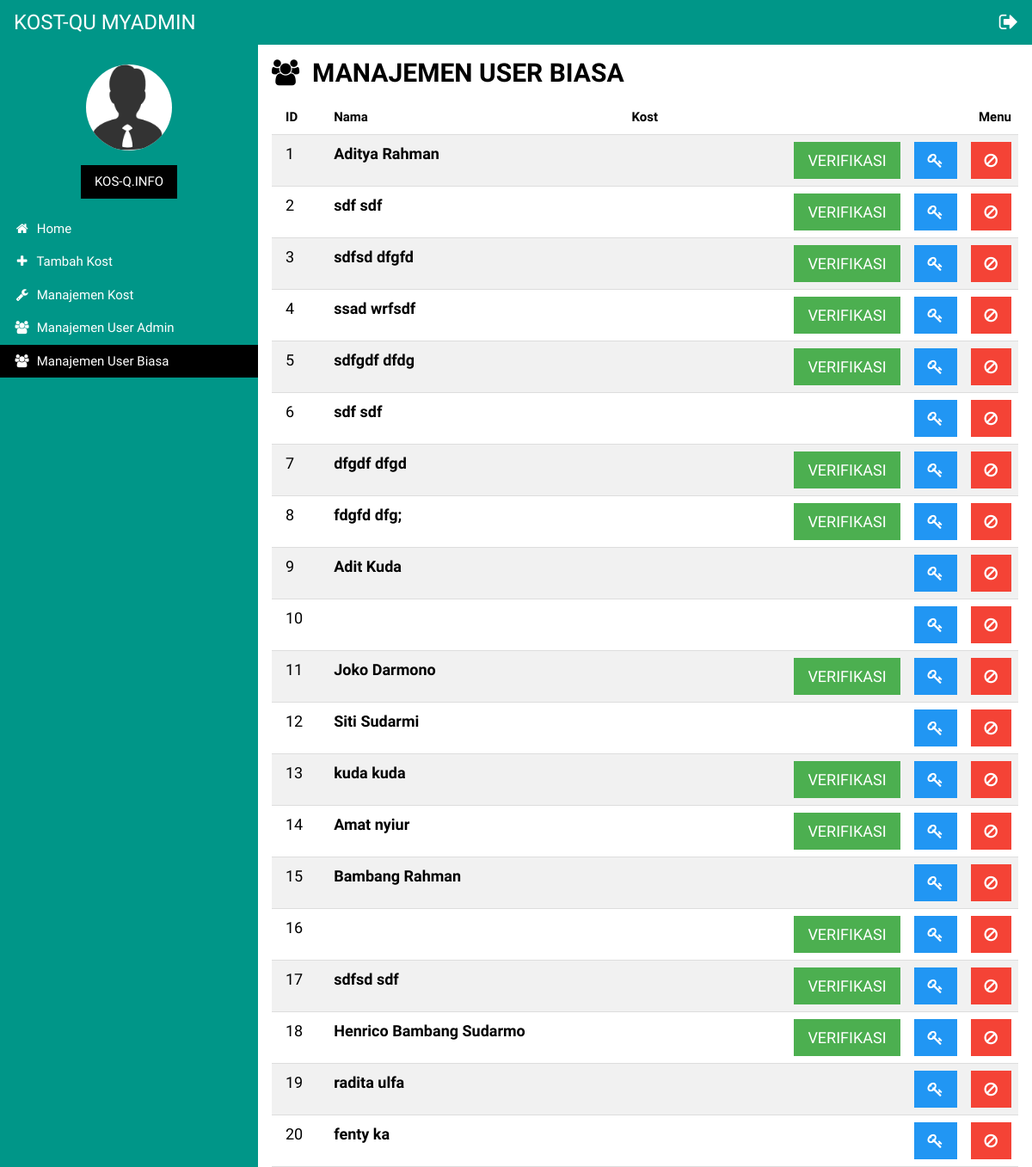
Page /admin/index.php?page=userBiasa (signed in) on the earlier database version.
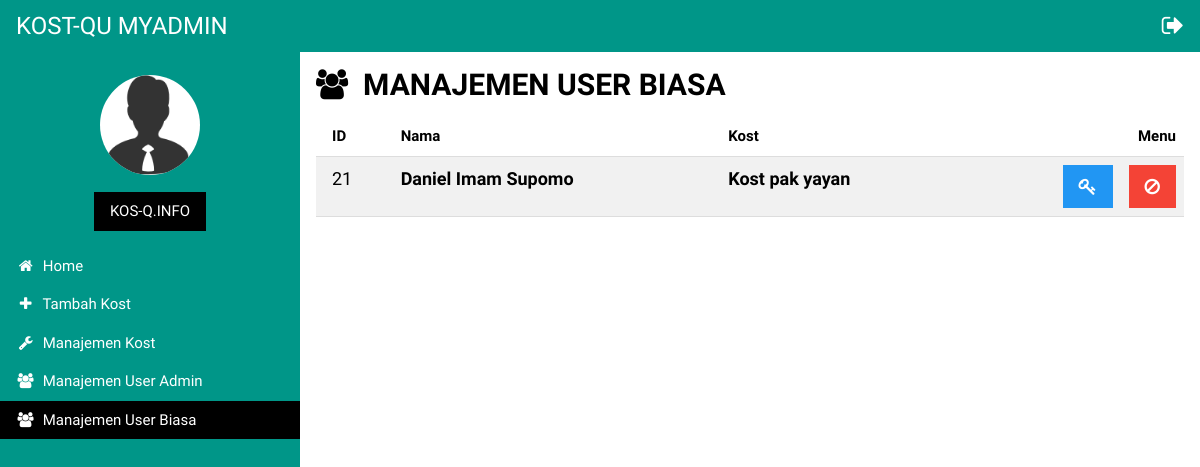
Same page on the later database version.
### tables this page shows
CREATE TABLE `userBiasa` (
  `id` bigint(20) NOT NULL,
  `depan` varchar(50) NOT NULL,
  `belakang` varchar(50) NOT NULL,
  `userBiasa` varchar(10) NOT NULL,
  `email` varchar(255) NOT NULL,
  `namaKost` varchar(255) NOT NULL,
  `pass` varchar(255) NOT NULL,
  `status` int(1) NOT NULL DEFAULT '0'
);

### admin/userBiasa.php (the view, shortened to what this page needs)
<header class="w3-container">
    <b><h2><i class="fa fa-users"></i><b>&nbsp;&nbsp;MANAJEMEN USER BIASA</b></h2></b>
</header>
<div class="w3-container">
	<ul class="w3-ul">
		<table class="w3-table w3-striped w3-bordered w3-hoverable">
		    <tr>
		    	<th>ID</th>
		      	<th>Nama</th>
		      	<th>Kost</th>
		      	<th class="w3-right">Menu</th>
		    </tr>
		<?php
			$bnf = mysql_query("SELECT * FROM userBiasa");
			while($tyu = mysql_fetch_array($bnf)) { ?>
			<tr>
				<td class="w3-large"><?=$tyu['id']?></td>
				<td class="w3-large">
					<b><?=$tyu['depan']?>&nbsp;<?=$tyu['belakang']?></b>
				</td>
				<td class="w3-large">
					<b><?=$tyu['namaKost']?></b>
				</td>
				<td>
					<span onclick="location.href='hapusUserBiasa.php?id=<?=$tyu['id']?>'" class="w3-hover-light-grey w3-button w3-red w3-large w3-right">
	                	<i class="fa fa-ban" aria-hidden="true"></i>
	            	</span>
	            	<span onclick="document.getElementById('ubahPassword<?=$tyu['id']?>').style.display='block'" class="w3-hover-light-grey w3-button w3-blue w3-large w3-right w3-margin-right">
	                	<i class="fa fa-key" aria-hidden="true"></i>
	            	</span>
	            	<?php
						if($tyu['status'] == 0) { ?>
							<span onclick="location.href='verifikasiUser.php?id=<?=$tyu['id']?>'" class="w3-right w3-button w3-green w3-hover-light-grey w3-large w3-margin-right">VERIFIKASI</span>
					<?
						}
					?>
				</td>
			</tr>
	    <?php
	    	}
	    ?>
	    </table>
    </ul>
</div>

### admin/index.php (shortened to what this page needs)
<!DOCTYPE html>
<html>
    <head>
        <link rel="stylesheet" href="../css/w3.css">
        <link rel="stylesheet" href="https://cdnjs.cloudflare.com/ajax/libs/font-awesome/4.7.0/css/font-awesome.min.css">
    </head>
<body class="w3-white">
<div class="w3-hide-small">
    <div class="w3-bar w3-top w3-teal w3-xlarge" style="z-index:4">
        <span class="w3-bar-item w3-left">KOST-QU MYADMIN</span>
        <a href="logout.php" class="w3-bar-item w3-right w3-hover-black">
            <i class="fa fa-sign-out" aria-hidden="true"></i>
        </a>
    </div>
    <div class="w3-bar w3-teal w3-xlarge" style="z-index:4">
        <span class="w3-bar-item w3-left">KOST-QU MYADMIN</span>
    </div>
    <nav class="w3-sidebar w3-collapse w3-teal" style="z-index:3;width:300px;" id="mySidebar"><br>
        <div class="w3-container w3-center">
            <img src="../img/admin.ico" class="w3-image w3-circle w3-white" style="width: 100px" />
            <div class="w3-row-padding w3-margin-top w3-margin-bottom">
                    <button onclick="window.open('../index.php', '_SELF')" class="w3-button w3-yellow w3-black">KOS-Q.INFO</button>
            </div>
        </div>
        <div class="w3-bar-block">
            <a href="?page=home" class="w3-bar-item w3-hover-white w3-button w3-padding <? if($_GET['page'] == "home") echo "w3-black" ?>"><i class="fa fa-home fa-fw"></i>  Home</a>
            <a href="?page=tambah" class="w3-bar-item w3-hover-white w3-button w3-padding <? if($_GET['page'] == "tambah") echo "w3-black" ?>"><i class="fa fa-plus fa-fw"></i>  Tambah Kost</a>
            <a href="?page=daftar" class="w3-bar-item w3-hover-white w3-button w3-padding <? if($_GET['page'] == "daftar" || $_GET['page'] == "edit" || $_GET['page'] == "foto") echo "w3-black" ?>"><i class="fa fa-wrench fa-fw"></i>  Manajemen Kost</a>
            <a href="?page=userAdmin" class="w3-bar-item w3-hover-white w3-button w3-padding <? if($_GET['page'] == "userAdmin") echo "w3-black" ?>"><i class="fa fa-users fa-fw"></i>  Manajemen User Admin</a>
            <a href="?page=userBiasa" class="w3-bar-item w3-hover-white w3-button w3-padding <? if($_GET['page'] == "userBiasa") echo "w3-black" ?>"><i class="fa fa-users fa-fw"></i>  Manajemen User Biasa</a>
        </div>
    </nav>
    <div class="w3-main" style="margin-left:300px;">
        <?php
            if (!isset($_GET['page'])) {
                include "home.php";
            } elseif($_GET['page'] == "tambah") {
                include "tambah.php";
            } elseif($_GET['page'] == "daftar") {
                include "daftar.php";
            } elseif($_GET['page'] == "home") {
                include "home.php";
            } elseif($_GET['page'] == "edit") {
                include "edit.php";
            } elseif($_GET['page'] == "userAdmin") {
                include "userAdmin.php";
            } elseif($_GET['page'] == "foto") {
                include "foto.php";
            } elseif($_GET['page'] == "userBiasa") {
                include "userBiasa.php";
            }
        ?>
    </div>
</div>
</body>
</html>

### css/w3.css (style rules this page uses)
html { box-sizing:border-box }
*,*:before,*:after { box-sizing:inherit }
html { -ms-text-size-adjust:100%;-webkit-text-size-adjust:100% }
body { margin:0 }
article,aside,details,figcaption,figure,footer,header,main,menu,nav,section,summary { display:block }
a { background-color:transparent;-webkit-text-decoration-skip:objects }
img { border-style:none }
button,input,select,textarea { font:inherit;margin:0 }
button,input { overflow:visible }
button,select { text-transform:none }
button,html [type=button],[type=reset],[type=submit] { -webkit-appearance:button }
html,body { font-family:Verdana,sans-serif;font-size:15px;line-height:1.5 }
html { overflow-x:hidden }
h2 { font-size:30px }
h1,h2,h3,h4,h5,h6 { font-family:"Segoe UI",Arial,sans-serif;font-weight:400;margin:10px 0 }
.w3-image { max-width:100%;height:auto }
img { margin-bottom:-5px }
a { color:inherit }
.w3-table,.w3-table-all { border-collapse:collapse;border-spacing:0;width:100%;display:table }
.w3-bordered tr,.w3-table-all tr { border-bottom:1px solid #ddd }
.w3-striped tbody tr:nth-child(even) { background-color:#f1f1f1 }
.w3-table td,.w3-table th,.w3-table-all td,.w3-table-all th { padding:8px 8px;display:table-cell;text-align:left;vertical-align:top }
.w3-table th:first-child,.w3-table td:first-child,.w3-table-all th:first-child,.w3-table-all td:first-child { padding-left:16px }
.w3-btn,.w3-button { border:none;display:inline-block;outline:0;padding:8px 16px;vertical-align:middle;overflow:hidden;text-decoration:none;color:inherit;background-color:inherit;text-align:center;cursor:pointer;white-space:nowrap }
.w3-btn,.w3-button { -webkit-touch-callout:none;-webkit-user-select:none;-khtml-user-select:none;-moz-user-select:none;-ms-user-select:none;user-select:none }
.w3-ul { list-style-type:none;padding:0;margin:0 }
.w3-sidebar { height:100%;width:200px;background-color:#fff;position:fixed!important;z-index:1;overflow:auto }
.w3-main,#main { transition:margin-left .4s }
.w3-bar { width:100%;overflow:hidden }
.w3-bar .w3-bar-item { padding:8px 16px;float:left;width:auto;border:none;outline:none;display:block }
.w3-bar-block .w3-bar-item { width:100%;display:block;padding:8px 16px;text-align:left;border:none;outline:none;white-space:normal;float:none }
.w3-container:after,.w3-container:before,.w3-panel:after,.w3-panel:before,.w3-row:after,.w3-row:before,.w3-row-padding:after,.w3-row-padding:before, .w3-cell-row:before,.w3-cell-row:after,.w3-clear:after,.w3-clear:before,.w3-bar:before,.w3-bar:after { content:"";display:table;clear:both }
@media (min-width:993px) { .w3-sidebar.w3-collapse { display:block!important } }
.w3-top,.w3-bottom { position:fixed;width:100%;z-index:1 }
.w3-top { top:0 }
.w3-circle { border-radius:50% }
.w3-row-padding,.w3-row-padding>.w3-half,.w3-row-padding>.w3-third,.w3-row-padding>.w3-twothird,.w3-row-padding>.w3-threequarter,.w3-row-padding>.w3-quarter,.w3-row-padding>.w3-col { padding:0 8px }
.w3-container,.w3-panel { padding:0.01em 16px }
.w3-large { font-size:18px!important }
.w3-xlarge { font-size:24px!important }
.w3-center { text-align:center!important }
.w3-margin-top { margin-top:16px!important }
.w3-margin-bottom { margin-bottom:16px!important }
.w3-margin-right { margin-right:16px!important }
.w3-padding { padding:8px 16px!important }
.w3-left { float:left!important }
.w3-right { float:right!important }
.w3-blue,.w3-hover-blue:hover { color:#fff!important;background-color:#2196F3!important }
.w3-red,.w3-hover-red:hover { color:#fff!important;background-color:#f44336!important }
.w3-teal,.w3-hover-teal:hover { color:#fff!important;background-color:#009688!important }
.w3-yellow,.w3-hover-yellow:hover { color:#000!important;background-color:#ffeb3b!important }
.w3-white,.w3-hover-white:hover { color:#000!important;background-color:#fff!important }
.w3-black,.w3-hover-black:hover { color:#fff!important;background-color:#000!important }
.w3-green,.w3-hover-green:hover { color:#fff!important;background-color:#4CAF50!important }

### admin/index.php (style rules this page uses)
html,body,h1,h2,h3,h4,h5 { font-family: "Raleway", sans-serif; }
html, body { height: 100%; }

Differences in the rows shown:
removed userbiasa: id "1", depan "Aditya", belakang "Rahman"
removed userbiasa: id "2", depan "sdf", belakang "sdf"
removed userbiasa: id "3", depan "sdfsd", belakang "dfgfd"
removed userbiasa: id "4", depan "ssad", belakang "wrfsdf"
removed userbiasa: id "5", depan "sdfgdf", belakang "dfdg"
removed userbiasa: id "6", depan "sdf", belakang "sdf"
removed userbiasa: id "7", depan "dfgdf", belakang "dfgd"
removed userbiasa: id "8", depan "fdgfd", belakang "dfg;"
removed userbiasa: id "9", depan "Adit", belakang "Kuda"
removed userbiasa: id "10"
removed userbiasa: id "11", depan "Joko", belakang "Darmono"
removed userbiasa: id "12", depan "Siti", belakang "Sudarmi"
removed userbiasa: id "13", depan "kuda", belakang "kuda"
removed userbiasa: id "14", depan "Amat", belakang "nyiur"
removed userbiasa: id "15", depan "Bambang", belakang "Rahman"
removed userbiasa: id "16"
removed userbiasa: id "17", depan "sdfsd", belakang "sdf"
removed userbiasa: id "18", depan "Henrico", belakang "Bambang Sudarmo"
removed userbiasa: id "19", depan "radita", belakang "ulfa"
removed userbiasa: id "20", depan "fenty", belakang "ka"
added userbiasa: id "21", depan "Daniel", belakang "Imam Supomo", namaKost "Kost pak yayan"
